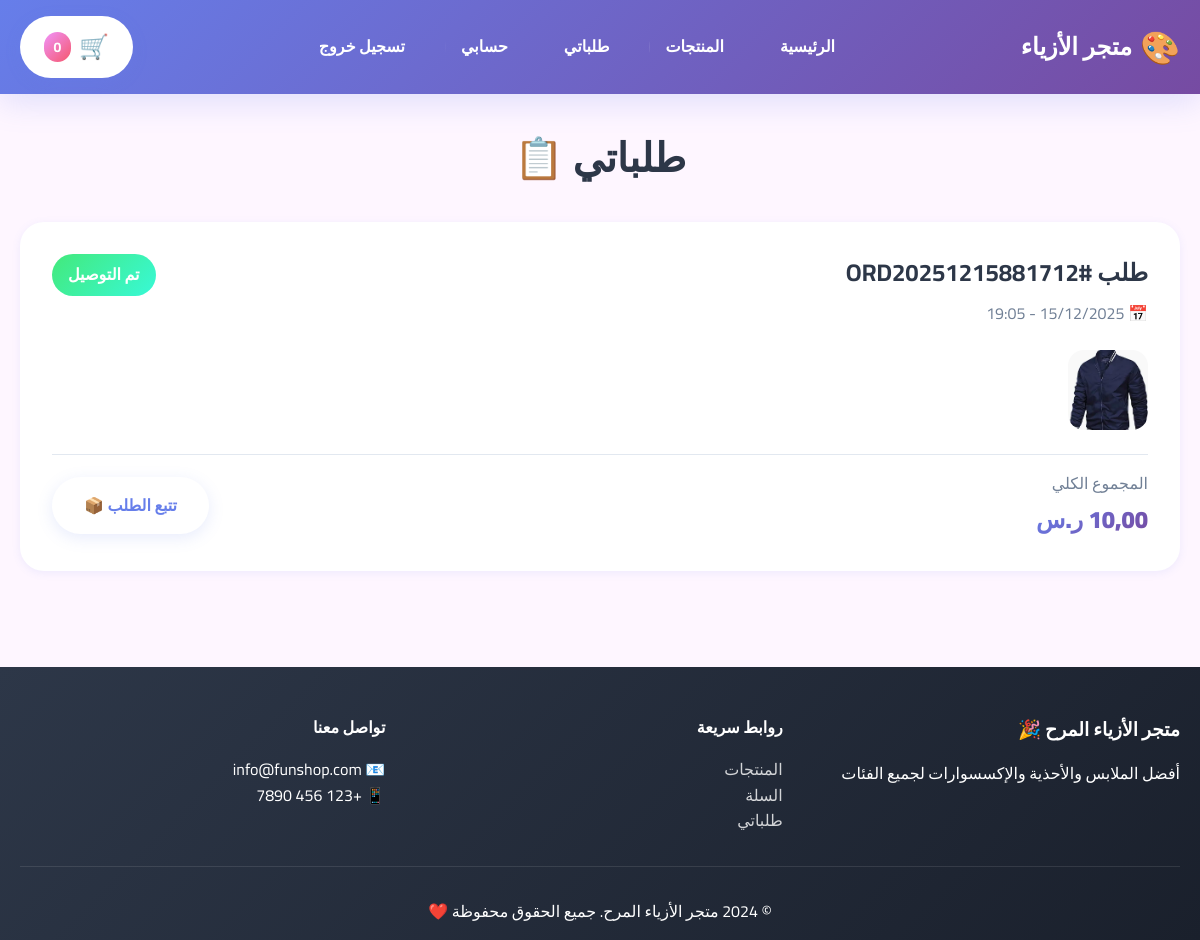
Page /orders/history/ (signed in) on the committed database.
### orders/models.py (models this page shows, shortened)
class Order(models.Model):
    STATUS_CHOICES = [
        ('pending', 'قيد الانتظار'),
        ('confirmed', 'تم التأكيد'),
        ('processing', 'قيد التجهيز'),
        ('shipped', 'تم الشحن'),
        ('delivered', 'تم التوصيل'),
        ('cancelled', 'ملغي'),
    ]
    user = models.ForeignKey(User, on_delete=models.CASCADE, related_name='orders', null=True, blank=True, verbose_name='المستخدم')
    order_number = models.CharField(max_length=20, unique=True, verbose_name='رقم الطلب')
    status = models.CharField(max_length=20, choices=STATUS_CHOICES, default='pending', verbose_name='الحالة')
    total_price = models.DecimalField(max_digits=10, decimal_places=2, verbose_name='المجموع الكلي')
    notes = models.TextField(blank=True, verbose_name='ملاحظات')
    created_at = models.DateTimeField(auto_now_add=True)
    updated_at = models.DateTimeField(auto_now=True)
    class Meta:
        verbose_name = 'طلب'
        verbose_name_plural = 'الطلبات'
        ordering = ['-created_at']
    @property
    def status_display(self):
        return dict(self.STATUS_CHOICES).get(self.status, self.status)

class OrderItem(models.Model):
    order = models.ForeignKey(Order, on_delete=models.CASCADE, related_name='items', verbose_name='الطلب')
    product = models.ForeignKey(Product, on_delete=models.CASCADE, verbose_name='المنتج')
    quantity = models.PositiveIntegerField(default=1, verbose_name='الكمية')
    size = models.CharField(max_length=10, blank=True, verbose_name='المقاس')
    price = models.DecimalField(max_digits=10, decimal_places=2, verbose_name='السعر')
    created_at = models.DateTimeField(auto_now_add=True)
    class Meta:
        verbose_name = 'عنصر في الطلب'
        verbose_name_plural = 'عناصر الطلبات'

### shop/models.py (models this page shows, shortened)
class Product(models.Model):
    SIZE_CHOICES = [
        ('XS', 'XS'),
        ('S', 'S'),
        ('M', 'M'),
        ('L', 'L'),
        ('XL', 'XL'),
        ('XXL', 'XXL'),
        ('36', '36'),
        ('37', '37'),
        ('38', '38'),
        ('39', '39'),
        ('40', '40'),
        ('41', '41'),
        ('42', '42'),
        ('43', '43'),
        ('44', '44'),
        ('45', '45'),
    ]
    category = models.ForeignKey(Category, on_delete=models.CASCADE, related_name='products', verbose_name='الفئة')
    name = models.CharField(max_length=200, verbose_name='الاسم')
    slug = models.SlugField(unique=True, verbose_name='الرابط')
    description = models.TextField(verbose_name='الوصف')
    price = models.DecimalField(max_digits=10, decimal_places=2, verbose_name='السعر')
    discount_price = models.DecimalField(max_digits=10, decimal_places=2, null=True, blank=True, verbose_name='سعر الخصم')
    image = models.ImageField(upload_to='products/', verbose_name='الصورة الرئيسية')
    stock = models.PositiveIntegerField(default=0, verbose_name='المخزون')
    available_sizes = models.CharField(max_length=200, blank=True, verbose_name='المقاسات المتاحة')
    is_active = models.BooleanField(default=True, verbose_name='نشط')
    is_featured = models.BooleanField(default=False, verbose_name='مميز')
    created_at = models.DateTimeField(auto_now_add=True)
    updated_at = models.DateTimeField(auto_now=True)
    class Meta:
        verbose_name = 'منتج'
        verbose_name_plural = 'المنتجات'
        ordering = ['-created_at']

### orders/views.py (the view)
# urls.py: path('history/', views.order_history, name='order_history'),
@login_required
def order_history(request):
    orders = Order.objects.filter(user=request.user)
    context = {
        'orders': orders,
    }
    return render(request, 'orders/order_history.html', context)

### templates/orders/order_history.html (shortened to what this page needs)
{% extends 'base.html' %}
{% block content %}
<div class="container">
    <h1 style="text-align: center; font-size: 2.5rem; margin-bottom: 2rem; font-weight: 900;">
        طلباتي 📋
    </h1>
    {% if orders %}
    <div style="display: grid; gap: 1.5rem;">
        {% for order in orders %}
        <div style="background: white; padding: 2rem; border-radius: var(--radius-lg); box-shadow: var(--shadow-sm); transition: all 0.3s ease;"
            onmouseover="this.style.transform='translateY(-5px)'; this.style.boxShadow='var(--shadow-lg)'"
            onmouseout="this.style.transform='translateY(0)'; this.style.boxShadow='var(--shadow-sm)'">
            <div style="display: flex; justify-content: space-between; align-items: start; margin-bottom: 1rem;">
                <div>
                    <h2 style="font-size: 1.5rem; font-weight: 700; margin-bottom: 0.5rem;">
                        طلب #{{ order.order_number }}
                    </h2>
                    <p style="color: var(--text-secondary);">
                        📅 {{ order.created_at|date:"d/m/Y - H:i" }}
                    </p>
                </div>
                <div style="text-align: left;">
                    <span style="display: inline-block; padding: 0.5rem 1rem; border-radius: var(--radius-full); font-weight: 700; color: white;
                                 {% if order.status == 'pending' %}background: linear-gradient(135deg, #fa709a 0%, #fee140 100%);
                                 {% elif order.status == 'confirmed' %}background: linear-gradient(135deg, #4facfe 0%, #00f2fe 100%);
                                 {% elif order.status == 'processing' %}background: linear-gradient(135deg, #667eea 0%, #764ba2 100%);
                                 {% elif order.status == 'shipped' %}background: linear-gradient(135deg, #f093fb 0%, #f5576c 100%);
                                 {% elif order.status == 'delivered' %}background: linear-gradient(135deg, #43e97b 0%, #38f9d7 100%);
                                 {% else %}background: #718096;{% endif %}">
                        {{ order.status_display }}
                    </span>
                </div>
            </div>
            <div style="display: flex; gap: 1rem; margin-bottom: 1rem; overflow-x: auto; padding: 0.5rem 0;">
                {% for item in order.items.all|slice:":5" %}
                <img src="{{ item.product.image.url }}" alt="{{ item.product.name }}"
                    style="width: 80px; height: 80px; object-fit: cover; border-radius: var(--radius-md); flex-shrink: 0;">
                {% endfor %}
            </div>
            <div
                style="display: flex; justify-content: space-between; align-items: center; border-top: 1px solid #e2e8f0; padding-top: 1rem;">
                <div>
                    <p style="color: var(--text-secondary); margin-bottom: 0.25rem;">المجموع الكلي</p>
                    <p
                        style="font-size: 1.5rem; font-weight: 900; background: var(--primary); -webkit-background-clip: text; -webkit-text-fill-color: transparent; background-clip: text;">
                        {{ order.total_price }} ر.س
                    </p>
                </div>
                <a href="{% url 'orders:order_detail' order.order_number %}" class="btn btn-primary">
                    تتبع الطلب 📦
                </a>
            </div>
        </div>
        {% endfor %}
    </div>
    {% endif %}
</div>
{% endblock %}

### static/css/style.css (style rules this page uses)
* { margin: 0; padding: 0; box-sizing: border-box; }
:root { --primary: linear-gradient(135deg, #667eea 0%, #764ba2 100%); --secondary: linear-gradient(135deg, #f093fb 0%, #f5576c 100%); --accent: linear-gradient(135deg, #4facfe 0%, #00f2fe 100%); --success: linear-gradient(135deg, #43e97b 0%, #38f9d7 100%); --warning: linear-gradient(135deg, #fa709a 0%, #fee140 100%); --bg-primary: #fef6ff; --bg-secondary: #fff; --bg-card: #ffffff; --text-primary: #2d3748; --text-secondary: #718096; --text-light: #a0aec0; --shadow-sm: 0 2px 8px rgba(102, 126, 234, 0.1); --shadow-md: 0 4px 16px rgba(102, 126, 234, 0.15); --shadow-lg: 0 8px 32px rgba(102, 126, 234, 0.2); --radius-sm: 12px; --radius-md: 16px; --radius-lg: 24px; --radius-full: 9999px; }
body { font-family: 'Cairo', sans-serif; background: var(--bg-primary); color: var(--text-primary); line-height: 1.6; direction: rtl; }
.container { max-width: 1200px; margin: 0 auto; padding: 0 20px; }
.btn { display: inline-block; padding: 1rem 2rem; border-radius: var(--radius-full); text-decoration: none; font-weight: 700; transition: all 0.3s ease; border: none; cursor: pointer; font-size: 1rem; font-family: 'Cairo', sans-serif; }
.btn-primary { background: white; color: #667eea; box-shadow: var(--shadow-md); }

### rows in the picture
Order: order_number "ORD20251215881712", created_at "15/12/2025 - 19:05", status_display "تم التوصيل"
OrderItem: product.image (picture)
